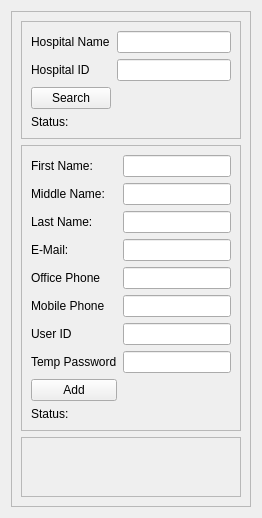
                      <widget class="QWidget" name="addHospitalAdmin">
                       <attribute name="title">
                        <string>Add Hospital Admin</string>
                       </attribute>
                       <layout class="QVBoxLayout" name="verticalLayout_16" stretch="0">
                        <item>
                         <widget class="QFrame" name="frame_15">
                          <property name="frameShape">
                           <enum>QFrame::StyledPanel</enum>
                          </property>
                          <property name="frameShadow">
                           <enum>QFrame::Raised</enum>
                          </property>
                          <layout class="QVBoxLayout" name="verticalLayout_13" stretch="0,0,0">
                           <item>
                            <widget class="QFrame" name="frame_17">
                             <property name="frameShape">
                              <enum>QFrame::StyledPanel</enum>
                             </property>
                             <property name="frameShadow">
                              <enum>QFrame::Raised</enum>
                             </property>
                             <layout class="QGridLayout" name="gridLayout_5">
                              <item row="4" column="1">
                               <widget class="QLabel" name="addHospitalAdminSearchResult">
                                <property name="text">
                                 <string/>
                                </property>
                               </widget>
                              </item>
                              <item row="0" column="1">
                               <widget class="QLineEdit" name="viewHospitalNameSearchField_2">
                                <property name="text">
                                 <string/>
                                </property>
                               </widget>
                              </item>
                              <item row="4" column="0">
                               <widget class="QLabel" name="addHospitalAdminSearchStatus">
                                <property name="text">
                                 <string>Status:</string>
                                </property>
                               </widget>
                              </item>
                              <item row="2" column="0">
                               <widget class="QLabel" name="addHospitalAdminIDLabel">
                                <property name="text">
                                 <string>Hospital ID</string>
                                </property>
                               </widget>
                              </item>
                              <item row="2" column="1">
                               <widget class="QLineEdit" name="viewHospitalIDSearchField_2">
                                <property name="text">
                                 <string/>
                                </property>
                               </widget>
                              </item>
                              <item row="0" column="0">
                               <widget class="QLabel" name="addHospitalAdminNameLabel">
                                <property name="text">
                                 <string>Hospital Name</string>
                                </property>
                               </widget>
                              </item>
                              <item row="3" column="0">
                               <widget class="QPushButton" name="addHospitalAdminSearchButton">
                                <property name="text">
                                 <string>Search</string>
                                </property>
                               </widget>
                              </item>
                             </layout>
                            </widget>
                           </item>
                           <item>
                            <widget class="QFrame" name="frame_16">
                             <property name="frameShape">
                              <enum>QFrame::StyledPanel</enum>
                             </property>
                             <property name="frameShadow">
                              <enum>QFrame::Raised</enum>
                             </property>
                             <layout class="QVBoxLayout" name="verticalLayout_17">
                              <item>
                               <layout class="QGridLayout" name="gridLayout_4">
                                <item row="3" column="0">
                                 <widget class="QLabel" name="LastNameLabel2_8">
                                  <property name="text">
                                   <string>E-Mail:</string>
                                  </property>
                                 </widget>
                                </item>
                                <item row="1" column="0">
                                 <widget class="QLabel" name="FirstNameLabel2_7">
                                  <property name="text">
                                   <string>Middle Name:</string>
                                  </property>
                                 </widget>
                                </item>
                                <item row="4" column="0">
                                 <widget class="QLabel" name="LastNameLabel2_5">
                                  <property name="text">
                                   <string>Office Phone</string>
                                  </property>
                                 </widget>
                                </item>
                                <item row="0" column="0">
                                 <widget class="QLabel" name="FirstNameLabel2_6">
                                  <property name="text">
                                   <string>First Name:</string>
                                  </property>
                                 </widget>
                                </item>
                                <item row="9" column="0">
                                 <widget class="QLabel" name="addHospitalAdminStatus">
                                  <property name="text">
                                   <string>Status:</string>
                                  </property>
                                 </widget>
                                </item>
                                <item row="4" column="1">
                                 <widget class="QLineEdit" name="addHospitalAdminOfficePhone">
                                  <property name="text">
                                   <string/>
                                  </property>
                                 </widget>
                                </item>
                                <item row="6" column="1">
                                 <widget class="QLineEdit" name="addHospitalAdminUserID">
                                  <property name="text">
                                   <string/>
                                  </property>
                                 </widget>
                                </item>
                                <item row="1" column="1">
                                 <widget class="QLineEdit" name="addHospitalAdminMiddleName">
                                  <property name="text">
                                   <string/>
                                  </property>
                                 </widget>
                                </item>
                                <item row="7" column="1">
                                 <widget class="QLineEdit" name="addHospitalAdminTempPassword">
                                  <property name="text">
                                   <string/>
                                  </property>
                                 </widget>
                                </item>
                                <item row="5" column="1">
                                 <widget class="QLineEdit" name="addHospitalAdminMobilePhone">
                                  <property name="text">
                                   <string/>
                                  </property>
                                 </widget>
                                </item>
                                <item row="0" column="1">
                                 <widget class="QLineEdit" name="addHospitalAdminFirstName">
                                  <property name="text">
                                   <string/>
                                  </property>
                                 </widget>
                                </item>
                                <item row="7" column="0">
                                 <widget class="QLabel" name="DOB2_4">
                                  <property name="text">
                                   <string>Temp Password</string>
                                  </property>
                                 </widget>
                                </item>
                                <item row="2" column="1">
                                 <widget class="QLineEdit" name="addHospitalAdminLastName">
                                  <property name="text">
                                   <string/>
                                  </property>
                                 </widget>
                                </item>
                                <item row="6" column="0">
                                 <widget class="QLabel" name="DOB2_3">
                                  <property name="text">
                                   <string>User ID</string>
                                  </property>
                                 </widget>
                                </item>
                                <item row="3" column="1">
                                 <widget class="QLineEdit" name="addHospitalAdminEmail">
                                  <property name="text">
                                   <string/>
                                  </property>
                                 </widget>
                                </item>
                                <item row="5" column="0">
                                 <widget class="QLabel" name="LastNameLabel2_7">
                                  <property name="text">
                                   <string>Mobile Phone</string>
                                  </property>
                                 </widget>
                                </item>
                                <item row="9" column="1">
                                 <widget class="QLabel" name="addHospitalAdminAddResult">
                                  <property name="text">
                                   <string/>
                                  </property>
                                 </widget>
                                </item>
                                <item row="2" column="0">
                                 <widget class="QLabel" name="LastNameLabel2_6">
                                  <property name="text">
                                   <string>Last Name:</string>
                                  </property>
                                 </widget>
                                </item>
                                <item row="8" column="0">
                                 <widget class="QPushButton" name="addHospitalAdminAddButton">
                                  <property name="text">
                                   <string>Add</string>
                                  </property>
                                 </widget>
                                </item>
                               </layout>
                              </item>
                             </layout>
                            </widget>
                           </item>
                           <item>
                            <widget class="QFrame" name="frame_14">
                             <property name="frameShape">
                              <enum>QFrame::StyledPanel</enum>
                             </property>
                             <property name="frameShadow">
                              <enum>QFrame::Raised</enum>
                             </property>
                             <layout class="QGridLayout" name="gridLayout_3">
                              <item row="0" column="0">
                               <spacer name="verticalSpacer_2">
                                <property name="orientation">
                                 <enum>Qt::Vertical</enum>
                                </property>
                                <property name="sizeHint" stdset="0">
                                 <size>
                                  <width>20</width>
                                  <height>40</height>
                                 </size>
                                </property>
                               </spacer>
                              </item>
                             </layout>
                            </widget>
                           </item>
                          </layout>
                         </widget>
                        </item>
                       </layout>
                      </widget>
